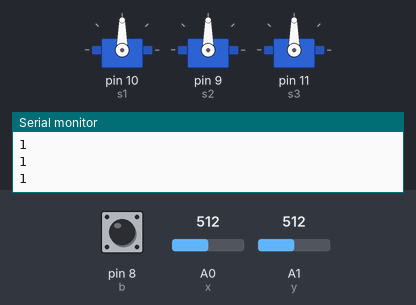
This sketch was run on a simulated Arduino Uno, built with avr-gcc and run on an emulated ATmega328P. Parts: 3 × servo, the last lines printed to the serial monitor. The inputs (shaded band) are chosen by the test bench; at power-on: A0 (x) = 512, A1 (y) = 512, pin 8 (b) HIGH.

Above: at 1.2 s.
1.3 s: A0 (x) set to 716
At 1.7 s:
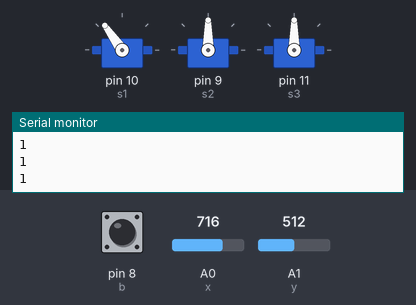
2.8 s: A1 (y) set to 716
At 4.0 s:
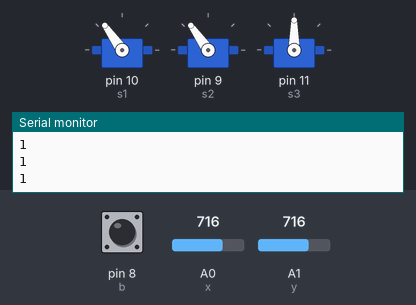
4.3 s: pin 8 (b) pulled LOW for 0.15 s
At 4.37 s:
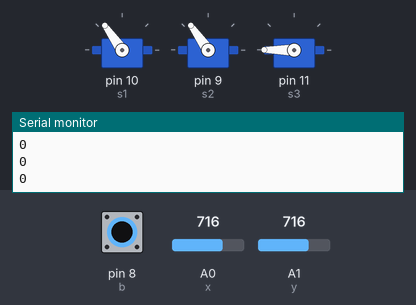
5.9 s: A0 (x) set to 900
At 6.4 s:
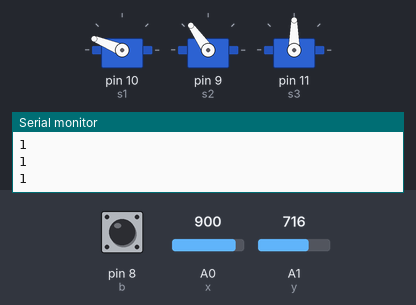
7.4 s: A1 (y) set to 900
At 8.6 s:
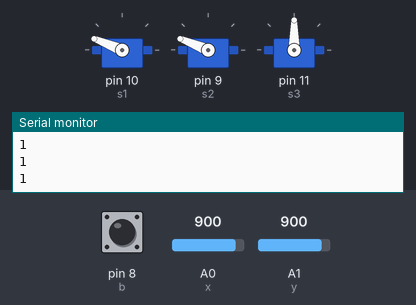
8.9 s: pin 8 (b) pulled LOW for 1 s
At 9.7 s:
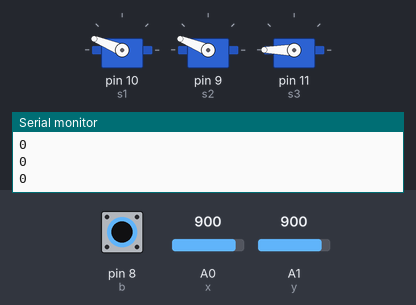
Timing chart, 0 to 11.9 s (numbered marks = the images above; inputs shaded):
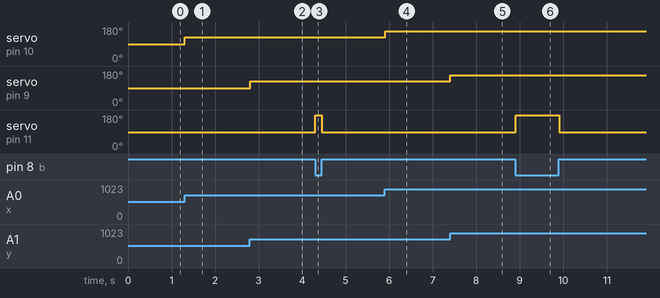

Measured:
- after the input at 1.3 s, servo on pin 10 (s1): 90° → 125° at once
- after the input at 2.8 s, servo on pin 9 (s2): 90° → 125° at once
- after the input at 4.3 s, servo on pin 11 (s3): 90° → 180° at once, → 90° 0.15 s later
- after the input at 5.9 s, servo on pin 10 (s1): 125° → 158° at once
- after the input at 7.4 s, servo on pin 9 (s2): 125° → 158° at once
- after the input at 8.9 s, servo on pin 11 (s3): 90° → 180° at once, → 90° 1.0 s later

The sketch:

JoystickArm.ino
```cpp
#include <Servo.h>

Servo s1;
Servo s2;
Servo s3;

int x = A0;
int y = A1;
int b = 8;

void setup() {
  Serial.begin(9600);
  pinMode(x, INPUT);
  pinMode(y,INPUT);
  pinMode(b,INPUT);
  digitalWrite(b,HIGH);
  s1.attach(10);
  s2.attach(9);
  s3.attach(11);
}

void loop() {
  int xVal = analogRead(x);
  int yVal = analogRead(y);
  int bVal = digitalRead(b);
  Serial.println(bVal);

  int sX = map(xVal, 0, 1023, 0, 180);
  int sY = map(yVal, 0, 1023, 0, 180);


  s1.write(sX);
  s2.write(sY);
  if(bVal == 0){
    s3.write(180);
  }
  else s3.write(90);


  delay(10);
}
```
